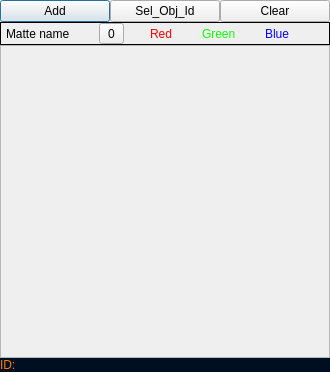
<?xml version="1.0" encoding="UTF-8"?>
<ui version="4.0">
 <class>redshift_IDs</class>
 <widget class="QDialog" name="redshift_IDs">
  <property name="geometry">
   <rect>
    <x>0</x>
    <y>0</y>
    <width>330</width>
    <height>372</height>
   </rect>
  </property>
  <property name="windowTitle">
   <string>Dialog</string>
  </property>
  <layout class="QVBoxLayout" name="verticalLayout">
   <property name="spacing">
    <number>0</number>
   </property>
   <property name="margin">
    <number>0</number>
   </property>
   <item>
    <layout class="QHBoxLayout" name="button_box_lay">
     <property name="spacing">
      <number>0</number>
     </property>
     <item>
      <widget class="QPushButton" name="Add_btn">
       <property name="text">
        <string>Add</string>
       </property>
      </widget>
     </item>
     <item>
      <widget class="QPushButton" name="sel_obj_id_btn">
       <property name="text">
        <string>Sel_Obj_Id</string>
       </property>
      </widget>
     </item>
     <item>
      <widget class="QPushButton" name="clear_btn">
       <property name="text">
        <string>Clear</string>
       </property>
      </widget>
     </item>
    </layout>
   </item>
   <item>
    <widget class="QFrame" name="frame">
     <property name="frameShape">
      <enum>QFrame::Box</enum>
     </property>
     <property name="frameShadow">
      <enum>QFrame::Plain</enum>
     </property>
     <layout class="QGridLayout" name="gridLayout">
      <property name="margin">
       <number>0</number>
      </property>
      <property name="spacing">
       <number>0</number>
      </property>
      <item row="0" column="4">
       <spacer name="horizontalSpacer_7">
        <property name="orientation">
         <enum>Qt::Horizontal</enum>
        </property>
        <property name="sizeType">
         <enum>QSizePolicy::Fixed</enum>
        </property>
        <property name="sizeHint" stdset="0">
         <size>
          <width>26</width>
          <height>20</height>
         </size>
        </property>
       </spacer>
      </item>
      <item row="0" column="3">
       <widget class="QToolButton" name="zero_btn">
        <property name="minimumSize">
         <size>
          <width>25</width>
          <height>15</height>
         </size>
        </property>
        <property name="maximumSize">
         <size>
          <width>25</width>
          <height>16777215</height>
         </size>
        </property>
        <property name="text">
         <string>0</string>
        </property>
       </widget>
      </item>
      <item row="0" column="5">
       <widget class="QLabel" name="label_7">
        <property name="styleSheet">
         <string notr="true">color: rgb(255, 0, 0);</string>
        </property>
        <property name="text">
         <string>Red</string>
        </property>
       </widget>
      </item>
      <item row="0" column="1">
       <widget class="QLabel" name="label_6">
        <property name="text">
         <string>Matte name</string>
        </property>
       </widget>
      </item>
      <item row="0" column="7">
       <widget class="QLabel" name="label_8">
        <property name="styleSheet">
         <string notr="true">color: rgb(12, 255, 0);</string>
        </property>
        <property name="text">
         <string>Green</string>
        </property>
       </widget>
      </item>
      <item row="0" column="6">
       <spacer name="horizontalSpacer_8">
        <property name="orientation">
         <enum>Qt::Horizontal</enum>
        </property>
        <property name="sizeHint" stdset="0">
         <size>
          <width>40</width>
          <height>20</height>
         </size>
        </property>
       </spacer>
      </item>
      <item row="0" column="2">
       <spacer name="horizontalSpacer_6">
        <property name="orientation">
         <enum>Qt::Horizontal</enum>
        </property>
        <property name="sizeHint" stdset="0">
         <size>
          <width>40</width>
          <height>20</height>
         </size>
        </property>
       </spacer>
      </item>
      <item row="0" column="10">
       <spacer name="horizontalSpacer_10">
        <property name="orientation">
         <enum>Qt::Horizontal</enum>
        </property>
        <property name="sizeType">
         <enum>QSizePolicy::Fixed</enum>
        </property>
        <property name="sizeHint" stdset="0">
         <size>
          <width>40</width>
          <height>20</height>
         </size>
        </property>
       </spacer>
      </item>
      <item row="0" column="8">
       <spacer name="horizontalSpacer_9">
        <property name="orientation">
         <enum>Qt::Horizontal</enum>
        </property>
        <property name="sizeHint" stdset="0">
         <size>
          <width>40</width>
          <height>20</height>
         </size>
        </property>
       </spacer>
      </item>
      <item row="0" column="9">
       <widget class="QLabel" name="label_9">
        <property name="styleSheet">
         <string notr="true">color: rgb(0, 4, 255);</string>
        </property>
        <property name="text">
         <string>Blue</string>
        </property>
       </widget>
      </item>
      <item row="0" column="0">
       <spacer name="horizontalSpacer_11">
        <property name="orientation">
         <enum>Qt::Horizontal</enum>
        </property>
        <property name="sizeType">
         <enum>QSizePolicy::Fixed</enum>
        </property>
        <property name="sizeHint" stdset="0">
         <size>
          <width>5</width>
          <height>20</height>
         </size>
        </property>
       </spacer>
      </item>
     </layout>
    </widget>
   </item>
   <item>
    <widget class="QScrollArea" name="add_item_scrollArea">
     <property name="widgetResizable">
      <bool>true</bool>
     </property>
     <widget class="QWidget" name="scrollArea_layout">
      <property name="geometry">
       <rect>
        <x>0</x>
        <y>0</y>
        <width>328</width>
        <height>311</height>
       </rect>
      </property>
      <layout class="QVBoxLayout" name="verticalLayout_2">
       <property name="spacing">
        <number>0</number>
       </property>
       <property name="margin">
        <number>0</number>
       </property>
       <item>
        <layout class="QVBoxLayout" name="add_item_lay">
         <property name="spacing">
          <number>0</number>
         </property>
        </layout>
       </item>
       <item>
        <spacer name="add_item_spacer">
         <property name="orientation">
          <enum>Qt::Vertical</enum>
         </property>
         <property name="sizeHint" stdset="0">
          <size>
           <width>20</width>
           <height>304</height>
          </size>
         </property>
        </spacer>
       </item>
      </layout>
     </widget>
    </widget>
   </item>
   <item>
    <widget class="QLabel" name="label">
     <property name="styleSheet">
      <string notr="true">background-color: rgb(0, 14, 33);
color: rgb(255, 128, 0);</string>
     </property>
     <property name="text">
      <string>ID:</string>
     </property>
    </widget>
   </item>
  </layout>
 </widget>
 <resources/>
 <connections/>
</ui>
